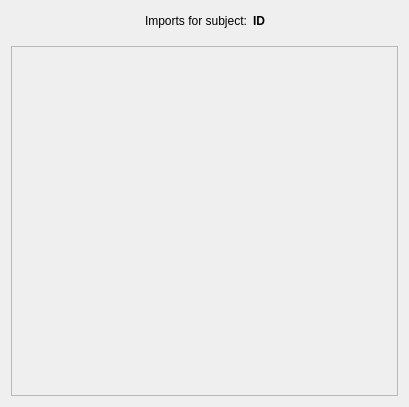
<?xml version="1.0" encoding="UTF-8"?>
<ui version="4.0">
 <class>ImportsForIDDialog</class>
 <widget class="QDialog" name="ImportsForIDDialog">
  <property name="geometry">
   <rect>
    <x>0</x>
    <y>0</y>
    <width>409</width>
    <height>407</height>
   </rect>
  </property>
  <property name="windowTitle">
   <string>Subject ID Samples</string>
  </property>
  <layout class="QVBoxLayout" name="verticalLayout">
   <item>
    <widget class="QWidget" name="widget" native="true">
     <layout class="QHBoxLayout" name="horizontalLayout">
      <property name="leftMargin">
       <number>0</number>
      </property>
      <property name="topMargin">
       <number>0</number>
      </property>
      <property name="rightMargin">
       <number>0</number>
      </property>
      <item>
       <spacer name="horizontalSpacer_2">
        <property name="orientation">
         <enum>Qt::Orientation::Horizontal</enum>
        </property>
        <property name="sizeHint" stdset="0">
         <size>
          <width>40</width>
          <height>20</height>
         </size>
        </property>
       </spacer>
      </item>
      <item>
       <widget class="QLabel" name="label_2">
        <property name="text">
         <string>Imports for subject:</string>
        </property>
       </widget>
      </item>
      <item>
       <widget class="QLabel" name="subject_ID">
        <property name="font">
         <font>
          <bold>true</bold>
         </font>
        </property>
        <property name="text">
         <string>ID</string>
        </property>
       </widget>
      </item>
      <item>
       <spacer name="horizontalSpacer">
        <property name="orientation">
         <enum>Qt::Orientation::Horizontal</enum>
        </property>
        <property name="sizeHint" stdset="0">
         <size>
          <width>40</width>
          <height>20</height>
         </size>
        </property>
       </spacer>
      </item>
     </layout>
    </widget>
   </item>
   <item>
    <widget class="QScrollArea" name="scrollArea">
     <property name="widgetResizable">
      <bool>true</bool>
     </property>
     <widget class="QWidget" name="imports_list">
      <property name="geometry">
       <rect>
        <x>0</x>
        <y>0</y>
        <width>389</width>
        <height>352</height>
       </rect>
      </property>
      <layout class="QVBoxLayout" name="imports_layout"/>
     </widget>
    </widget>
   </item>
  </layout>
 </widget>
 <resources/>
 <connections/>
</ui>
